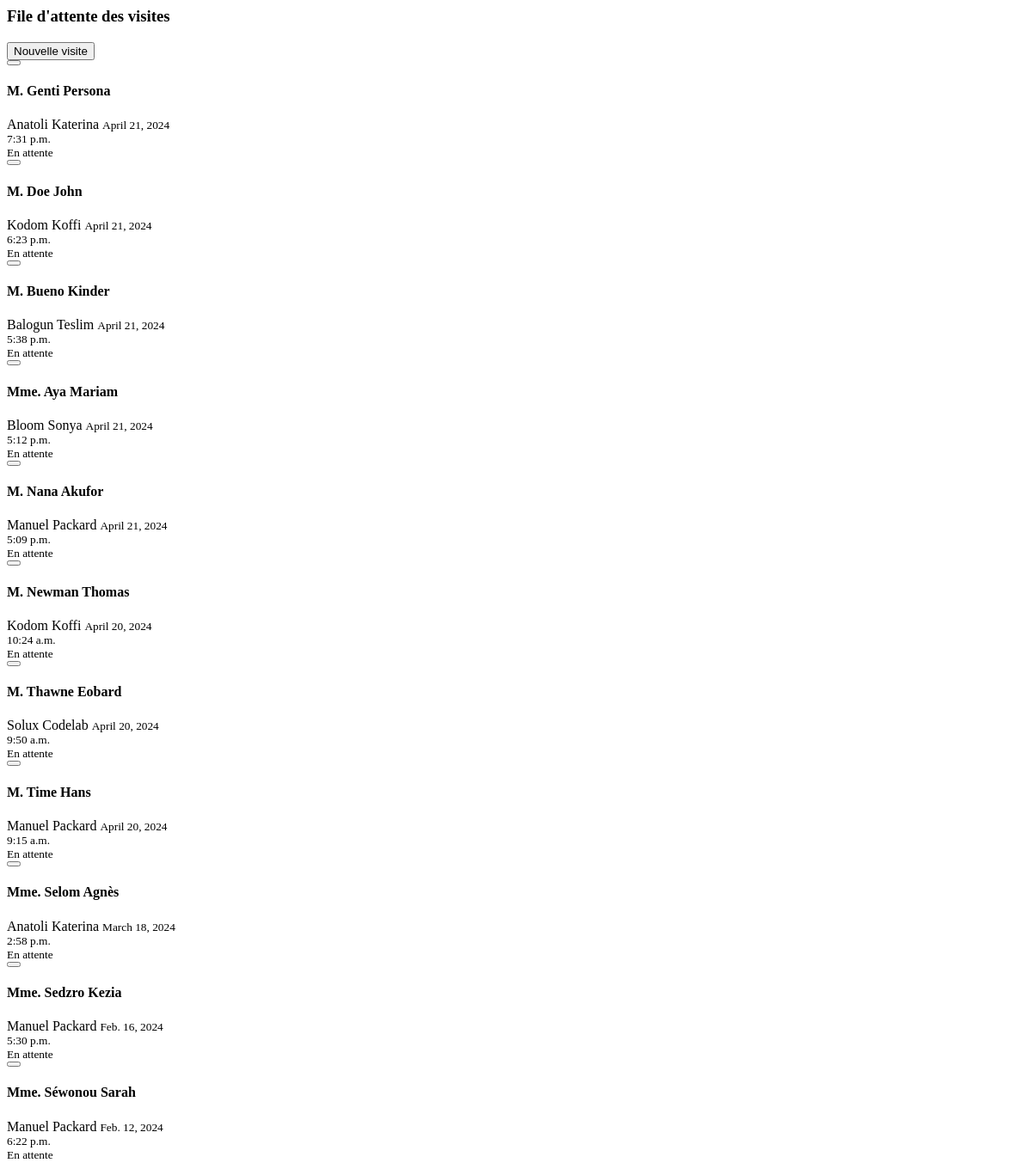
Before: /visits/pending/ (signed in) with the older database file.
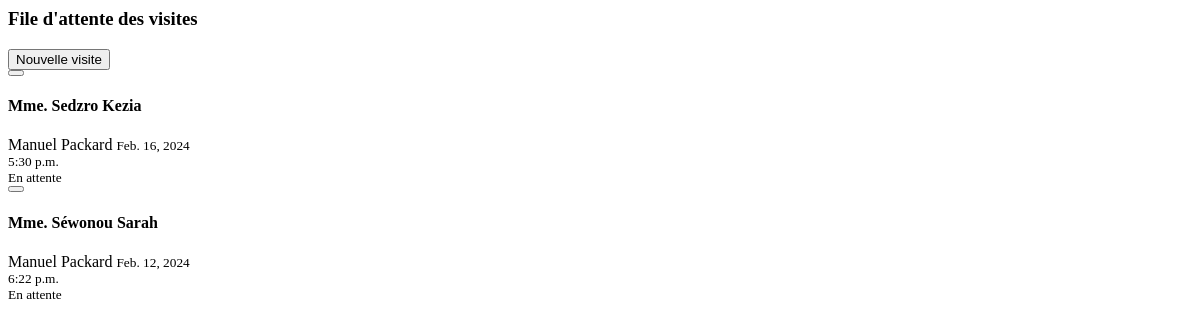
After: the same page with the newer database file.
### base/models.py (models this page shows, shortened)
class Visit(models.Model):
    host = models.ForeignKey(CustomUser, on_delete=models.CASCADE)
    first_name = models.CharField(max_length=255)
    last_name = models.CharField(max_length=255)
    sex = models.CharField(max_length=50, choices=genders)
    phone = models.CharField(max_length=255, blank=True, null=True)
    observations = models.TextField(blank=True, null=True)
    email = models.EmailField(max_length=255, null=True, blank=True)
    context = models.CharField(max_length=50, choices=context_types)
    nationality = models.CharField(
        max_length=255, default='', null=True, blank=True)
    date = models.DateField(default=date.today)
    arrived_at = models.TimeField(default=timezone.now)
    started_at = models.TimeField(blank=True, null=True)
    ended_at = models.TimeField(blank=True, null=True)
    departed_at = models.TimeField(null=True, blank=True)
    id_document = models.CharField(max_length=50, choices=id_types)
    id_number = models.CharField(max_length=50)
    is_accepted = models.BooleanField(default=False)
    is_rejected = models.BooleanField(default=False)
    is_missed = models.BooleanField(default=False)
    is_finished = models.BooleanField(default=False)
    status = models.ForeignKey(Status, default=1, on_delete=models.CASCADE)
    signature = models.ImageField(
        upload_to='signatures/', null=True, blank=True)

### accounts/models.py (models this page shows, shortened)
class CustomUser(AbstractBaseUser, PermissionsMixin):
    email = models.EmailField(db_index=True, unique=True, max_length=255)
    username = models.CharField(
        max_length=255, unique=True, blank=True, null=True)
    first_name = models.CharField(max_length=255)
    last_name = models.CharField(max_length=255)
    address = models.CharField(max_length=255, blank=True, null=True)
    phone = models.CharField(max_length=20, unique=True, blank=True, null=True)
    role = models.ForeignKey(
        Role, on_delete=models.CASCADE, blank=True, null=True,)
    image = models.ImageField(blank=True, null=True, upload_to='users')
    is_active = models.BooleanField(default=True)
    is_staff = models.BooleanField(default=False)
    is_superuser = models.BooleanField(default=False)
    objects = CustomUserManager()
    USERNAME_FIELD = 'email'
    REQUIRED_FIELDS = []

### base/views.py (the view)
# urls.py: path('visits/pending/', pending_visits, name='pending_visits'),
@login_required(login_url='login')
def pending_visits(req):
    user = req.user
    if user.role.sec_level >= 4:
        visits = Visit.objects.filter(
            status=1).order_by('-date', '-arrived_at')
    else:
        visits = Visit.objects.filter(
            status=1, host=user).order_by('-date', '-arrived_at')
    context = {"visits": visits}
    return render(req, 'base/partials/visits/pending.html', context)

### base/utils.py (called while the page is built)
def h_encode(id):
    return hashids.encode(id)

    def to_url(self, value):
        return h_encode(value)

### base/templates/base/partials/visits/pending.html (shortened to what this page needs)
<div class="p-4 lg:p-6 border border-purple-400 rounded-xl grid gap-2">
  <div class="flex justify-between items-center">
    <h3 class="text-black text-xl">File d'attente des visites</h3>
    {% if user.role.sec_level >= 4 %}
    <button
      hx-target="#basic_dialog"
      hx-get="{% url 'create_visit' %}"
      class="w-fit px-3 py-2 border border-purple-400 bg-purple-100 text-sm text-black hover:bg-purple-200 flex items-center rounded-lg transition duration-200 ease-in"
    >
      <span class="hidden md:inline mr-2">Nouvelle visite</span>
    </button>
    {% endif %}
  </div>
    {% if not visits %}
    <div
      class="p-20 bg-white w-full h-full rounded-xl flex-col text-center text-black m-auto"
    >
      <i class="fa-solid fa-folder-open text-gray-300 text-7xl"></i>
      <p class="mt-2 p-2 rounded-lg bg-gray-50 text-md text-center">
        Aucune visite en attente
      </p>
    </div>
    {% else %}
    <div class="grid md:grid-cols-3 lg:grid-cols-4 2xl:grid-cols-5 gap-2">
      {% for obj in visits %}
      {% include 'base/components/visits/grid_card.html' %}
      {% endfor %}
    </div>
    {% endif %}
</div>

### base/templates/base/components/visits/grid_card.html (shortened to what this page needs)
{% load static %}
<div
  class="cursor-pointer relative flex flex-col border bg-white focus:border-purple-950 hover:border-purple-400 hover:shadow-md w-full rounded-lg transition duration-300 ease-in-out"
>
  {% if user.role.sec_level >= 4 and obj.status.id == 1 %}
  <div class="flex absolute top-0 right-0 text-gray-300 text-xs">
    <button
      onclick="hide_dialogs()"
      hx-target="#basic_dialog"
      hx-get="{% url 'edit_visit' obj.id %}"
      class="px-2 py-1 hover:bg-purple-300 border border-t-0 rounded-md hover:text-black"
    >
    </button>
  </div>
  {% endif %}
  <article
    hx-get="{% url 'visit_alt' obj.id %}"
    hx-target="#basic_dialog"
    hx-swap="innerHTML"
    class="p-4 md:text-sm lg:text-md flex flex-col gap-1 justify-between"
  >
    <h4 class="text-black font-bold">
      {% if obj.sex == 'male' %} M. {% else %} Mme. {% endif %}
      {{obj.last_name}} {{obj.first_name}}
    </h4>
    <span class="font-light text-xs text-gray-600"
      > {{obj.host.last_name}}
      {{obj.host.first_name}}</span
    >
    <small class="text:xs text-gray-400"
      > {{obj.date}}</small
    >
    <div class="flex items-start justify-between">
      <small class="text:xs text-gray-400"
        > {{obj.arrived_at}}</small
      >
      {% include 'base/components/status_badge.html' %}
    </div>
  </article>
</div>

### base/templates/base/components/status_badge.html (shortened to what this page needs)
{% if not curr_obj %}
<div class="obj_status{{obj.id}} text-black text:xs lg:text-xs">
  {% if obj.status.id == 1 %}
  <span class="px-3 py-1 bg-purple-200 rounded-md group">
    <small class="hidden group-hover:inline ml-2 text-[0.7rem]">
      En attente
    </small>
  </span>
  {% endif %}
</div>
{% endif %}

Changed rows visible on the page:
removed Visit: sex "M.", last_name "Genti", first_name "Persona", host.last_name "Anatoli", host.first_name "Katerina", date "April 21, 2024", arrived_at "7:31 p.m.", shows "En attente"
removed Visit: sex "M.", last_name "Doe", first_name "John", host.last_name "Kodom", host.first_name "Koffi", date "April 21, 2024", arrived_at "6:23 p.m.", shows "En attente"
removed Visit: sex "M.", last_name "Bueno", first_name "Kinder", host.last_name "Balogun", host.first_name "Teslim", date "April 21, 2024", arrived_at "5:38 p.m.", shows "En attente"
removed Visit: sex "Mme.", last_name "Aya", first_name "Mariam", host.last_name "Bloom", host.first_name "Sonya", date "April 21, 2024", arrived_at "5:12 p.m.", shows "En attente"
removed Visit: sex "M.", last_name "Nana", first_name "Akufor", host.last_name "Manuel", host.first_name "Packard", date "April 21, 2024", arrived_at "5:09 p.m.", shows "En attente"
removed Visit: sex "M.", last_name "Newman", first_name "Thomas", host.last_name "Kodom", host.first_name "Koffi", date "April 20, 2024", arrived_at "10:24 a.m.", shows "En attente"
removed Visit: sex "M.", last_name "Thawne", first_name "Eobard", host.last_name "Solux", host.first_name "Codelab", date "April 20, 2024", arrived_at "9:50 a.m.", shows "En attente"
removed Visit: sex "M.", last_name "Time", first_name "Hans", host.last_name "Manuel", host.first_name "Packard", date "April 20, 2024", arrived_at "9:15 a.m.", shows "En attente"
removed Visit: sex "Mme.", last_name "Selom", first_name "Agnès", host.last_name "Anatoli", host.first_name "Katerina", date "March 18, 2024", arrived_at "2:58 p.m.", shows "En attente"
